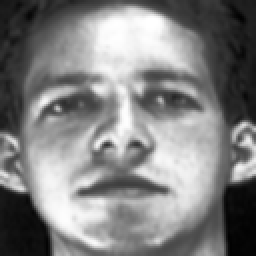
#> input picture dataset/processed/s1/7.pgm, 128 x 128 px (shown 2 times larger); its folder holds only this picture in this run
$ python 03_face_detection.py
#> lines starting #> are read from the running program, lines starting #| are printed output that depends on the picture
"""
=========================================================
DSA4050 COMPUTER VISION PROJECT

Module:
03 - Face Detection

Description:
Detect faces using OpenCV Haar Cascade and
save cropped faces.

=========================================================
"""

from common import *

import os
import cv2

# -------------------------------------------------------
# Paths
# -------------------------------------------------------

CASCADE_PATH = PROJECT_ROOT / "haarcascade" / "haarcascade_frontalface_default.xml"

INPUT_PATH = PROJECT_ROOT / "dataset" / "processed"

OUTPUT_PATH = PROJECT_ROOT / "dataset" / "cropped"

OUTPUT_PATH.mkdir(parents=True, exist_ok=True)

# -------------------------------------------------------
# Load Haar Cascade
# -------------------------------------------------------

face_detector = cv2.CascadeClassifier(str(CASCADE_PATH))

if face_detector.empty():
    raise FileNotFoundError(
        f"Could not load Haar Cascade.\nExpected at:\n{CASCADE_PATH}"
    )

# -------------------------------------------------------
# Statistics
# -------------------------------------------------------

total_images = 0
faces_detected = 0
faces_not_detected = 0

# -------------------------------------------------------
# Process Dataset
# -------------------------------------------------------

for person in sorted(os.listdir(INPUT_PATH)):

    person_folder = INPUT_PATH / person

    if not person_folder.is_dir():
        continue

    output_person = OUTPUT_PATH / person
    output_person.mkdir(exist_ok=True)

    for image_name in sorted(os.listdir(person_folder)):

        image_path = person_folder / image_name

        image = cv2.imread(str(image_path), cv2.IMREAD_GRAYSCALE)
#> image is the input picture: shape (128, 128); min 1, max 255, mean 128.8

        if image is None:
            continue

        total_images += 1

        faces = face_detector.detectMultiScale(
    image,
    scaleFactor=1.05,
    minNeighbors=3,
    minSize=(20, 20)
)
#> faces = [[8, 10, 109, 109]]
        image = cv2.equalizeHist(image)

        if len(faces) == 0:
            faces_not_detected += 1
            continue

        # Keep the largest detected face
        x, y, w, h = max(faces, key=lambda f: f[2] * f[3])
#> x = 8; y = 10; w = 109; h = 109

        face = image[y:y+h, x:x+w]
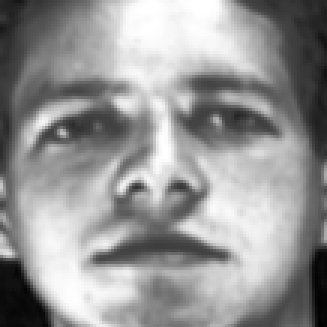
#> face: shape (109, 109) (shown 3 times larger); min 0, max 255, mean 149.7

        face = cv2.resize(face, (128,128))
#> face: shape (128, 128)

        save_path = output_person / image_name

        cv2.imwrite(str(save_path), face)

        faces_detected += 1
#> pass 2 of the loop `for person in sorted(os.listdir(INPUT_PATH)):`:
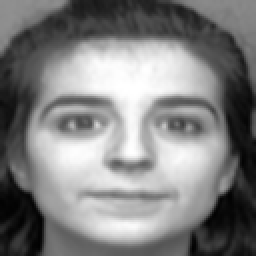
#> input picture dataset/processed/s10/10.pgm, 128 x 128 px (shown 2 times larger)
#> image is the input picture: shape (128, 128); min 1, max 255, mean 128.4
#> faces = [[15, 21, 100, 100]]
#> x = 15; y = 21; w = 100
#> `face = image[y:y+h, x:x+w]`:
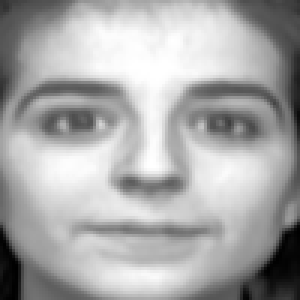
#> face: shape (100, 100) (shown 3 times larger); min 0, max 255, mean 168.8

# -------------------------------------------------------
# Summary
# -------------------------------------------------------

print("="*50)
print("FACE DETECTION SUMMARY")
print("="*50)

print(f"Images Processed      : {total_images}")
print(f"Faces Detected        : {faces_detected}")
print(f"No Face Detected      : {faces_not_detected}")

print("="*50)
print("Cropped faces saved to:")
print(OUTPUT_PATH)
print("="*50)
